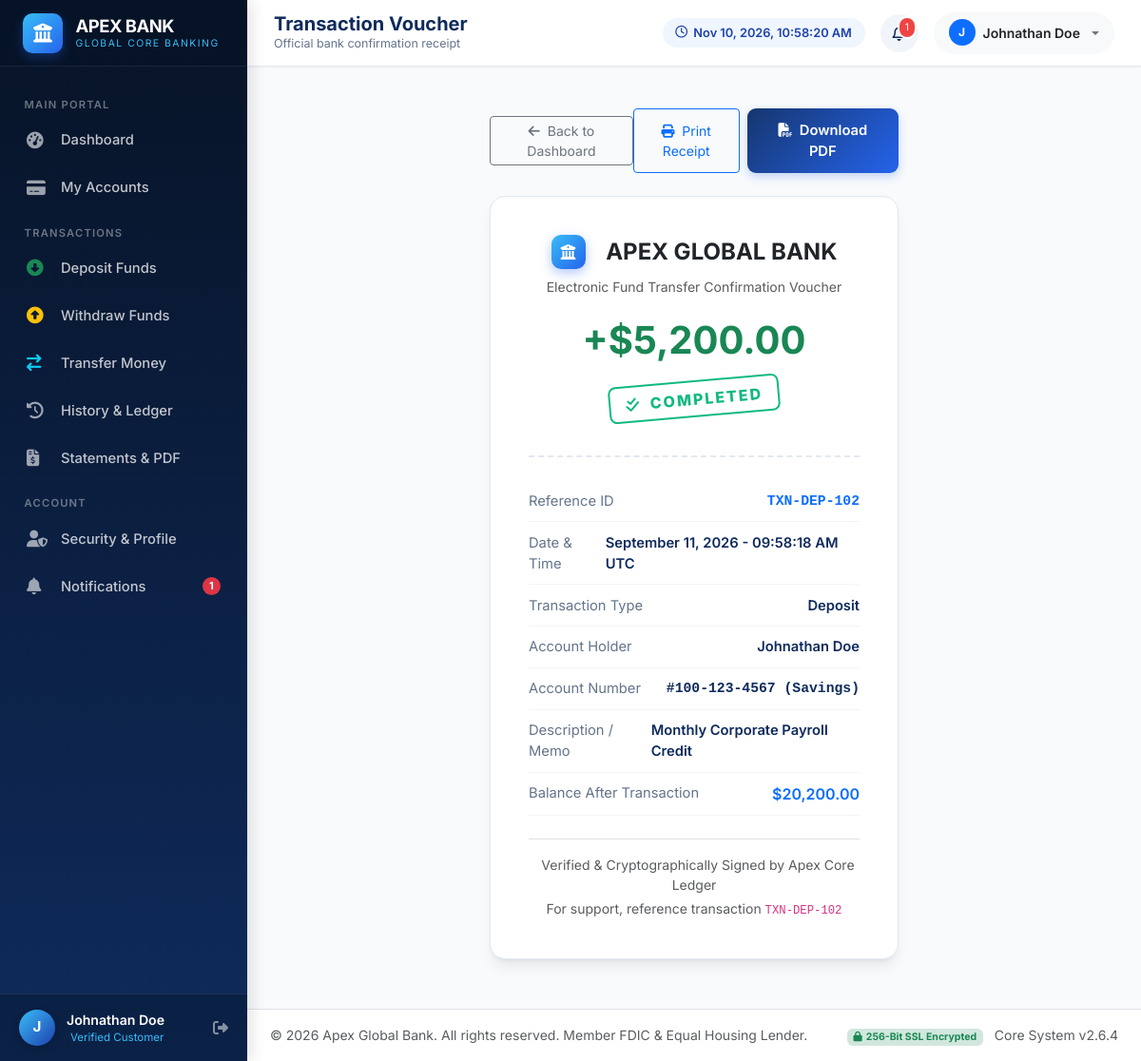
The page /customer/receipt/2 (signed in) on the database its author committed.
### models.py (models this page shows, shortened)
class User(db.Model):
    __tablename__ = 'users'
    id = db.Column(db.Integer, primary_key=True)
    username = db.Column(db.String(50), unique=True, nullable=False, index=True)
    email = db.Column(db.String(120), unique=True, nullable=False, index=True)
    password_hash = db.Column(db.String(255), nullable=False)
    full_name = db.Column(db.String(100), nullable=False)
    phone = db.Column(db.String(20), nullable=True)
    address = db.Column(db.String(255), nullable=True)
    role = db.Column(db.String(20), nullable=False, default='customer')  # 'customer' or 'admin'
    is_active = db.Column(db.Boolean, default=True)
    created_at = db.Column(db.DateTime, default=utc_now)
    accounts = db.relationship('Account', backref='user', lazy=True, cascade='all, delete-orphan')
    notifications = db.relationship('Notification', backref='user', lazy=True, cascade='all, delete-orphan')

class Transaction(db.Model):
    __tablename__ = 'transactions'
    id = db.Column(db.Integer, primary_key=True)
    reference_id = db.Column(db.String(32), unique=True, nullable=False, index=True)
    account_id = db.Column(db.Integer, db.ForeignKey('accounts.id'), nullable=False)
    transaction_type = db.Column(db.String(20), nullable=False)  # 'DEPOSIT', 'WITHDRAWAL', 'TRANSFER_SENT', 'TRANSFER_RECEIVED'
    amount = db.Column(db.Numeric(15, 2), nullable=False)
    balance_after = db.Column(db.Numeric(15, 2), nullable=False)
    description = db.Column(db.String(255), nullable=True)
    sender_account_number = db.Column(db.String(20), nullable=True)
    receiver_account_number = db.Column(db.String(20), nullable=True)
    status = db.Column(db.String(20), nullable=False, default='COMPLETED')  # 'COMPLETED', 'PENDING', 'FAILED'
    timestamp = db.Column(db.DateTime, default=utc_now, index=True)
    @property
    def is_credit(self):
        return self.transaction_type in ['DEPOSIT', 'TRANSFER_RECEIVED']

class Account(db.Model):
    __tablename__ = 'accounts'
    id = db.Column(db.Integer, primary_key=True)
    user_id = db.Column(db.Integer, db.ForeignKey('users.id'), nullable=False)
    account_number = db.Column(db.String(20), unique=True, nullable=False, index=True)
    account_type = db.Column(db.String(20), nullable=False, default='Savings')  # 'Savings' or 'Current'
    balance = db.Column(db.Numeric(15, 2), nullable=False, default=Decimal('0.00'))
    status = db.Column(db.String(20), nullable=False, default='Active')  # 'Active', 'Inactive', 'Suspended'
    created_at = db.Column(db.DateTime, default=utc_now)
    transactions = db.relationship('Transaction', backref='account', lazy=True, cascade='all, delete-orphan', order_by='desc(Transaction.timestamp)')
    @property
    def formatted_account_number(self):
        s = str(self.account_number)
        if len(s) == 10:
            return f"{s[:3]}-{s[3:6]}-{s[6:]}"
        return s

### routes/customer_routes.py (the view)
@customer_bp.route('/receipt/<int:txn_id>')
@login_required
@customer_required
def receipt(txn_id):
    user = get_current_user()
    txn = Transaction.query.get_or_404(txn_id)
    if txn.account.user_id != user.id:
        flash('Unauthorized access to transaction receipt.', 'danger')
        return redirect(url_for('customer.dashboard'))
    return render_template('customer/receipt.html', txn=txn)

### routes/customer_routes.py (called while the page is built)
def get_current_user():
    return User.query.get(session.get('user_id'))

### templates/customer/receipt.html (shortened to what this page needs)
{% extends "base.html" %}
{% block page_title %}Transaction Voucher{% endblock %}
{% block page_subtitle %}Official bank confirmation receipt{% endblock %}
{% block content %}
<div class="row justify-content-center">
  <div class="col-lg-7 col-xl-6">
    <div class="d-flex justify-content-between align-items-center mb-3 btn-no-print">
      <a href="{{ url_for('customer.dashboard') }}" class="btn btn-sm btn-outline-secondary">
        <i class="fa-solid fa-arrow-left me-1"></i> Back to Dashboard
      </a>
      <div class="d-flex gap-2">
        <button type="button" class="btn btn-sm btn-outline-primary" onclick="window.print()">
          <i class="fa-solid fa-print me-1"></i> Print Receipt
        </button>
        <a href="{{ url_for('customer.download_receipt', txn_id=txn.id) }}" class="btn btn-sm btn-bank-primary">
          <i class="fa-solid fa-file-pdf me-1"></i> Download PDF
        </a>
      </div>
    </div>
    <div class="receipt-card">
      <div class="receipt-header">
        <div class="d-inline-flex align-items-center gap-2 mb-2">
          <div class="brand-icon-box" style="width: 36px; height: 36px; font-size: 1rem;">
            <i class="fa-solid fa-building-columns"></i>
          </div>
          <h4 class="fw-bold text-dark m-0">APEX GLOBAL BANK</h4>
        </div>
        <div class="text-muted small">Electronic Fund Transfer Confirmation Voucher</div>
        <div class="my-3">
          <div class="fs-1 fw-bold {% if txn.is_credit %}text-success{% else %}text-danger{% endif %}">
            {% if txn.is_credit %}+{% else %}-{% endif %}${{ "{:,.2f}".format(txn.amount) }}
          </div>
          <div class="receipt-stamp">
            <i class="fa-solid fa-check-double me-1"></i> {{ txn.status }}
          </div>
        </div>
      </div>
      <div class="receipt-body">
        <div class="receipt-row">
          <span class="label">Reference ID</span>
          <span class="value font-monospace text-primary">{{ txn.reference_id }}</span>
        </div>
        <div class="receipt-row">
          <span class="label">Date & Time</span>
          <span class="value">{{ txn.timestamp.strftime('%B %d, %Y - %I:%M:%S %p UTC') }}</span>
        </div>
        <div class="receipt-row">
          <span class="label">Transaction Type</span>
          <span class="value">{{ txn.transaction_type.replace('_', ' ').title() }}</span>
        </div>
        <div class="receipt-row">
          <span class="label">Account Holder</span>
          <span class="value">{{ txn.account.user.full_name }}</span>
        </div>
        <div class="receipt-row">
          <span class="label">Account Number</span>
          <span class="value font-monospace">#{{ txn.account.formatted_account_number }} ({{ txn.account.account_type }})</span>
        </div>
        <div class="receipt-row">
          <span class="label">Description / Memo</span>
          <span class="value">{{ txn.description or 'Banking Operation' }}</span>
        </div>
        <div class="receipt-row">
          <span class="label">Balance After Transaction</span>
          <span class="value text-primary fs-6">${{ "{:,.2f}".format(txn.balance_after) }}</span>
        </div>
      </div>
      <div class="text-center mt-4 pt-3 border-top text-muted small">
        <div class="mb-1"> Verified & Cryptographically Signed by Apex Core Ledger</div>
        <div>For support, reference transaction <code>{{ txn.reference_id }}</code></div>
      </div>
    </div>
  </div>
</div>
{% endblock %}

### templates/base.html (shortened to what this page needs)
<!DOCTYPE html>
<html lang="en">
<head>
  <link href="https://cdn.jsdelivr.net/npm/bootstrap@5.3.3/dist/css/bootstrap.min.css" rel="stylesheet">
  <link rel="stylesheet" href="https://cdnjs.cloudflare.com/ajax/libs/font-awesome/6.5.1/css/all.min.css">
  <link rel="stylesheet" href="{{ url_for('static', filename='css/style.css') }}">
</head>
<body>
<div class="app-wrapper">
  {% if session.get('user_id') %}
  <aside class="sidebar">
    <div class="sidebar-brand">
      <div class="brand-icon-box">
        <i class="fa-solid fa-building-columns"></i>
      </div>
      <div>
        <div class="brand-text">APEX BANK</div>
        <span class="brand-subtext">GLOBAL CORE BANKING</span>
      </div>
    </div>
    <div class="sidebar-nav">
      {% if session.get('user_role') == 'admin' %}
        <div class="nav-section-title">Administration</div>
        <div class="sidebar-item">
          <a href="{{ url_for('admin.dashboard') }}" class="sidebar-link {% if request.endpoint == 'admin.dashboard' %}active{% endif %}">
            <i class="fa-solid fa-chart-pie"></i> Control Center
          </a>
        </div>
        <div class="sidebar-item">
          <a href="{{ url_for('admin.customers') }}" class="sidebar-link {% if request.endpoint in ['admin.customers', 'admin.customer_detail'] %}active{% endif %}">
            <i class="fa-solid fa-users-gear"></i> Manage Customers
          </a>
        </div>
        <div class="sidebar-item">
          <a href="{{ url_for('admin.accounts') }}" class="sidebar-link {% if request.endpoint == 'admin.accounts' %}active{% endif %}">
            <i class="fa-solid fa-vault"></i> Bank Accounts
          </a>
        </div>
        <div class="sidebar-item">
          <a href="{{ url_for('admin.transactions') }}" class="sidebar-link {% if request.endpoint == 'admin.transactions' %}active{% endif %}">
            <i class="fa-solid fa-list-check"></i> Audit Transactions
          </a>
        </div>
      {% else %}
        <div class="nav-section-title">Main Portal</div>
        <div class="sidebar-item">
          <a href="{{ url_for('customer.dashboard') }}" class="sidebar-link {% if request.endpoint == 'customer.dashboard' %}active{% endif %}">
            <i class="fa-solid fa-gauge-high"></i> Dashboard
          </a>
        </div>
        <div class="sidebar-item">
          <a href="{{ url_for('customer.accounts') }}" class="sidebar-link {% if request.endpoint == 'customer.accounts' %}active{% endif %}">
            <i class="fa-solid fa-credit-card"></i> My Accounts
          </a>
        </div>
        <div class="nav-section-title">Transactions</div>
        <div class="sidebar-item">
          <a href="{{ url_for('customer.deposit') }}" class="sidebar-link {% if request.endpoint == 'customer.deposit' %}active{% endif %}">
            <i class="fa-solid fa-circle-down text-success"></i> Deposit Funds
          </a>
        </div>
        <div class="sidebar-item">
          <a href="{{ url_for('customer.withdraw') }}" class="sidebar-link {% if request.endpoint == 'customer.withdraw' %}active{% endif %}">
            <i class="fa-solid fa-circle-up text-warning"></i> Withdraw Funds
          </a>
        </div>
        <div class="sidebar-item">
          <a href="{{ url_for('customer.transfer') }}" class="sidebar-link {% if request.endpoint == 'customer.transfer' %}active{% endif %}">
            <i class="fa-solid fa-arrow-right-arrow-left text-info"></i> Transfer Money
          </a>
        </div>
        <div class="sidebar-item">
          <a href="{{ url_for('customer.transactions') }}" class="sidebar-link {% if request.endpoint == 'customer.transactions' %}active{% endif %}">
            <i class="fa-solid fa-clock-rotate-left"></i> History & Ledger
          </a>
        </div>
        <div class="sidebar-item">
          <a href="{{ url_for('customer.statement') }}" class="sidebar-link {% if request.endpoint == 'customer.statement' %}active{% endif %}">
            <i class="fa-solid fa-file-invoice-dollar"></i> Statements & PDF
          </a>
        </div>
        <div class="nav-section-title">Account</div>
        <div class="sidebar-item">
          <a href="{{ url_for('customer.profile') }}" class="sidebar-link {% if request.endpoint == 'customer.profile' %}active{% endif %}">
            <i class="fa-solid fa-user-shield"></i> Security & Profile
          </a>
        </div>
        <div class="sidebar-item">
          <a href="{{ url_for('customer.notifications') }}" class="sidebar-link {% if request.endpoint == 'customer.notifications' %}active{% endif %}">
            <i class="fa-solid fa-bell"></i> Notifications
            {% if unread_notifications_count > 0 %}
            <span class="badge rounded-pill bg-danger ms-auto">{{ unread_notifications_count }}</span>
            {% endif %}
          </a>
        </div>
      {% endif %}
    </div>
    <div class="sidebar-user">
      <div class="sidebar-user-avatar">
        {{ session.get('full_name', 'U')[0] }}
      </div>
      <div class="sidebar-user-info">
        <div class="sidebar-user-name">{{ session.get('full_name') }}</div>
        <div class="sidebar-user-role">
          {% if session.get('user_role') == 'admin' %}
            <i class="fa-solid fa-shield-halved text-warning me-1"></i>Administrator
          {% else %}
            Verified Customer
          {% endif %}
        </div>
      </div>
      <a href="{{ url_for('auth.logout') }}" class="text-white-50 hover-text-white ms-2" title="Secure Logout">
        <i class="fa-solid fa-right-from-bracket"></i>
      </a>
    </div>
  </aside>
  {% endif %}
  <div class="main-content {% if not session.get('user_id') %}w-100 ms-0{% endif %}">
    {% if session.get('user_id') %}
    <header class="top-header">
      <div class="d-flex align-items-center">
        <div class="header-title-box">
          <h1>{% block page_title %}Overview{% endblock %}</h1>
          <p>{% block page_subtitle %}Apex Secure Core Banking Platform{% endblock %}</p>
        </div>
      </div>
      <div class="header-actions">
        <div class="header-time-badge d-none d-md-flex">
          <i class="fa-regular fa-clock"></i>
          <span id="liveClock">Loading...</span>
        </div>
        {% if session.get('user_role') == 'customer' %}
        <a href="{{ url_for('customer.notifications') }}" class="notif-bell-btn text-decoration-none" title="Notifications">
          {% if unread_notifications_count > 0 %}
          <span class="notif-badge">{{ unread_notifications_count }}</span>
          {% endif %}
        </a>
        {% endif %}
        <div class="dropdown">
          <button class="btn btn-outline-secondary dropdown-toggle d-flex align-items-center gap-2 border-0 bg-light py-2 px-3 rounded-pill" type="button" data-bs-toggle="dropdown">
            <span class="badge bg-primary rounded-circle p-2" style="width:28px;height:28px;display:flex;align-items:center;justify-content:center;">
              {{ session.get('full_name', 'U')[0] }}
            </span>
            <span class="d-none d-sm-inline fw-semibold small text-dark">{{ session.get('full_name') }}</span>
          </button>
        </div>
      </div>
    </header>
    {% endif %}
    <div class="container-fluid px-4 pt-3">
    </div>
    <main class="page-container">
      {% block content %}{% endblock %}
    </main>
    {% if session.get('user_id') %}
    <footer class="mt-auto py-3 bg-white border-top text-center text-muted small">
      <div class="container-fluid d-flex flex-column flex-sm-row justify-content-between align-items-center px-4">
        <div>
          &copy; {{ 2026 }} {{ bank_name }}. All rights reserved. Member FDIC & Equal Housing Lender.
        </div>
        <div class="mt-2 mt-sm-0">
          <span class="badge bg-success-subtle text-success me-2"><i class="fa-solid fa-lock me-1"></i>256-Bit SSL Encrypted</span>
          <span class="text-muted">Core System v2.6.4</span>
        </div>
      </div>
    </footer>
    {% endif %}
  </div>
</div>
</body>
</html>

### rows shown on the page
User: get "Johnathan Doe", account.user.full_name "Johnathan Doe"
Transaction: amount "5,200.00", status "COMPLETED", reference_id "TXN-DEP-102", timestamp "September 11, 2026 - 09:58:18 AM UTC", transaction_type.replace "Deposit", description "Monthly Corporate Payroll Credit", balance_after "20,200.00"
Account: account.formatted_account_number "100-123-4567", account.account_type "Savings"

### other values the page prints
{{ unread_notifications_count }} "1"
{{ session.get('full_name', 'U')[0] }} "J"
{{ 2026 }} "2026"
{{ bank_name }} "Apex Global Bank"
